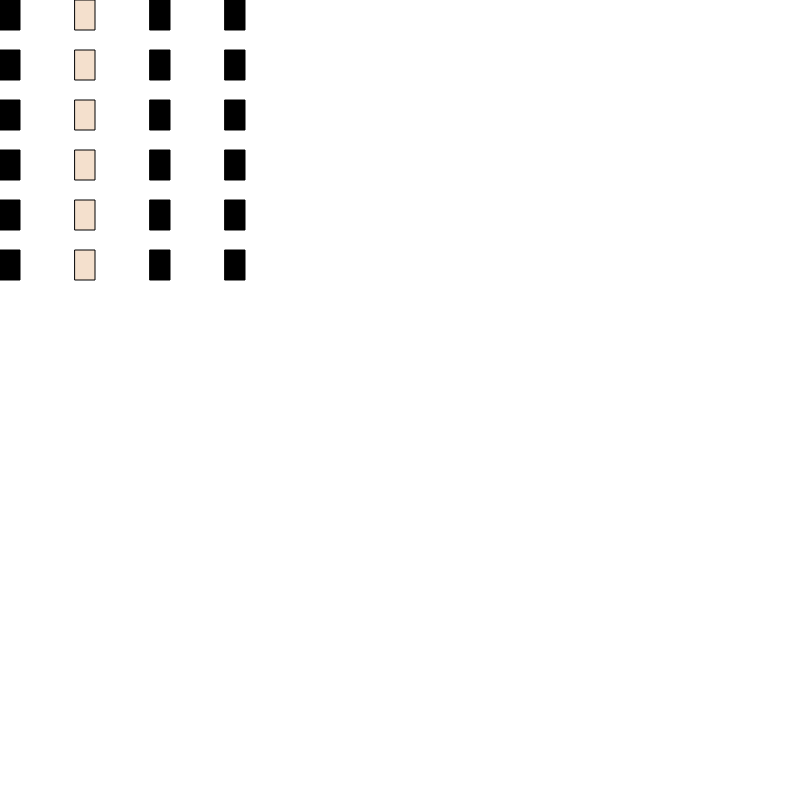
Frame 1 (no input)
Frame 60 (no input): identical to frame 1, image omitted
Frame 120 (the mouse pressed at the canvas centre since frame 60): identical to frame 1, image omitted

The p5.js sketch that drew this single still picture (run headless with seeded random() and noise() and a simulated clock; from frame 60 on, the mouse is pressed at the canvas centre):

// p5.js sketch
// ── sketch.js

/*The Modulus operator! Remember in math when you didn't know how to use decimals, and you used to divide things
like 5%4= 1, remainder 1? Modulus is that, the remainder.

*/


var a = 5 % 4;            // Sets 'a' to 1
var b = 125 % 100;        // Sets 'b' to 25
var c = 285.5 % 140.0;  // Sets 'c' to 5.5
var d = 30.0 % 33.0;    // Sets 'd' to 30.0



function setup() {
  createCanvas(800, 800);
  for (var row = 0; row <= 5; row++) {
    push(); //save state of canvas
    console.log("row " + row);
    for (var col = 0; col <= 3; col++) {

      if (col%5==1){
      fill(200,100,0,50);
      }
      else{
        fill(0);
      }

      rect(0, 0, 20, 30);
      translate(75, 0); //translate in X (left-right)
      console.log("drawing shape in row: " + row + " and column: " + col);
    }
    pop(); //restore state of canvas before the x translations
    translate(0, 50); //translate in Y (down-up)
  }
}

function draw() {
}
